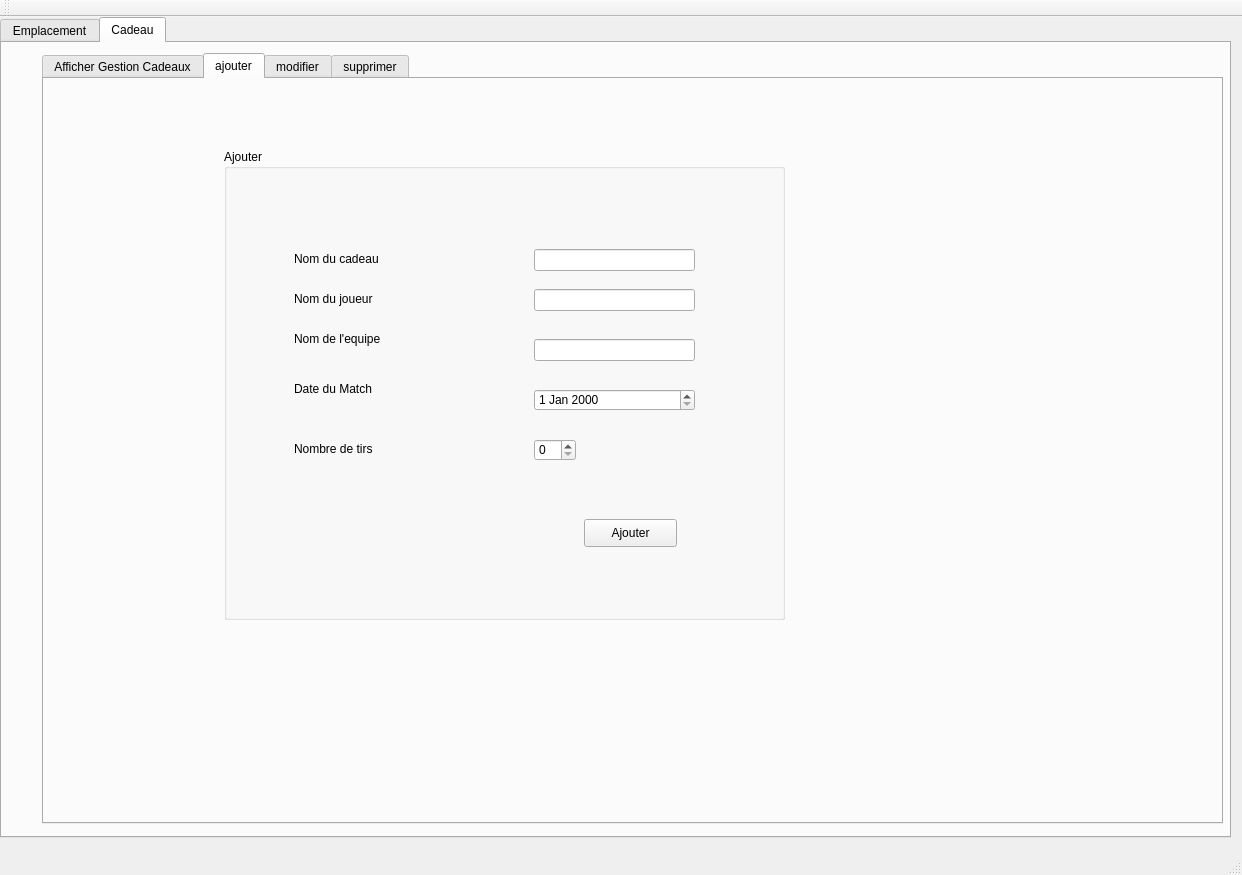
<?xml version="1.0" encoding="UTF-8"?>
<ui version="4.0">
 <class>MainWindow</class>
 <widget class="QMainWindow" name="MainWindow">
  <property name="geometry">
   <rect>
    <x>0</x>
    <y>0</y>
    <width>1242</width>
    <height>875</height>
   </rect>
  </property>
  <property name="windowTitle">
   <string>Gestion des Clients</string>
  </property>
  <widget class="QWidget" name="centralWidget">
   <widget class="QTabWidget" name="tabWidget">
    <property name="geometry">
     <rect>
      <x>0</x>
      <y>0</y>
      <width>1231</width>
      <height>821</height>
     </rect>
    </property>
    <property name="currentIndex">
     <number>1</number>
    </property>
    <widget class="QWidget" name="tab">
     <attribute name="title">
      <string>Emplacement</string>
     </attribute>
     <widget class="QTabWidget" name="tabWidget_2">
      <property name="geometry">
       <rect>
        <x>80</x>
        <y>10</y>
        <width>821</width>
        <height>791</height>
       </rect>
      </property>
      <property name="currentIndex">
       <number>0</number>
      </property>
      <widget class="QWidget" name="tab_4">
       <attribute name="title">
        <string>afficher emplacement</string>
       </attribute>
       <widget class="QTableView" name="tabemplacement">
        <property name="geometry">
         <rect>
          <x>30</x>
          <y>40</y>
          <width>751</width>
          <height>521</height>
         </rect>
        </property>
       </widget>
       <widget class="QLineEdit" name="lineEdit_3">
        <property name="geometry">
         <rect>
          <x>160</x>
          <y>600</y>
          <width>113</width>
          <height>22</height>
         </rect>
        </property>
       </widget>
       <widget class="QPushButton" name="pushButton_2">
        <property name="geometry">
         <rect>
          <x>340</x>
          <y>690</y>
          <width>93</width>
          <height>28</height>
         </rect>
        </property>
        <property name="text">
         <string>Imprimer</string>
        </property>
       </widget>
       <widget class="QPushButton" name="trie_id">
        <property name="geometry">
         <rect>
          <x>550</x>
          <y>600</y>
          <width>141</width>
          <height>28</height>
         </rect>
        </property>
        <property name="text">
         <string>Trie par id</string>
        </property>
       </widget>
       <widget class="QPushButton" name="recherhce_id">
        <property name="geometry">
         <rect>
          <x>150</x>
          <y>630</y>
          <width>141</width>
          <height>28</height>
         </rect>
        </property>
        <property name="text">
         <string>Rechercher par Nombre de tirs</string>
        </property>
       </widget>
       <widget class="QLineEdit" name="recherhce_nom">
        <property name="geometry">
         <rect>
          <x>340</x>
          <y>600</y>
          <width>113</width>
          <height>22</height>
         </rect>
        </property>
       </widget>
       <widget class="QPushButton" name="recherhce_nom_2">
        <property name="geometry">
         <rect>
          <x>330</x>
          <y>630</y>
          <width>141</width>
          <height>28</height>
         </rect>
        </property>
        <property name="text">
         <string>Rechercher par nom</string>
        </property>
       </widget>
      </widget>
      <widget class="QWidget" name="tab_3">
       <attribute name="title">
        <string>ajouter emplacement</string>
       </attribute>
       <widget class="QGroupBox" name="groupBox_3">
        <property name="geometry">
         <rect>
          <x>20</x>
          <y>40</y>
          <width>761</width>
          <height>551</height>
         </rect>
        </property>
        <property name="title">
         <string>Ajouter</string>
        </property>
        <widget class="QLineEdit" name="lineEdit_nom">
         <property name="geometry">
          <rect>
           <x>290</x>
           <y>140</y>
           <width>241</width>
           <height>22</height>
          </rect>
         </property>
        </widget>
        <widget class="QLineEdit" name="lineEdit_j1">
         <property name="geometry">
          <rect>
           <x>290</x>
           <y>180</y>
           <width>241</width>
           <height>22</height>
          </rect>
         </property>
        </widget>
        <widget class="QPushButton" name="pushButton_43">
         <property name="geometry">
          <rect>
           <x>330</x>
           <y>450</y>
           <width>161</width>
           <height>28</height>
          </rect>
         </property>
         <property name="text">
          <string>Ajouter</string>
         </property>
        </widget>
        <widget class="QLabel" name="label">
         <property name="geometry">
          <rect>
           <x>160</x>
           <y>140</y>
           <width>56</width>
           <height>16</height>
          </rect>
         </property>
         <property name="text">
          <string>ID</string>
         </property>
        </widget>
        <widget class="QLabel" name="label_2">
         <property name="geometry">
          <rect>
           <x>160</x>
           <y>180</y>
           <width>56</width>
           <height>16</height>
          </rect>
         </property>
         <property name="text">
          <string>Equipe1</string>
         </property>
        </widget>
        <widget class="QLabel" name="label_3">
         <property name="geometry">
          <rect>
           <x>160</x>
           <y>220</y>
           <width>81</width>
           <height>16</height>
          </rect>
         </property>
         <property name="text">
          <string>Email equipe1</string>
         </property>
        </widget>
        <widget class="QLineEdit" name="lineEdit_j2">
         <property name="geometry">
          <rect>
           <x>290</x>
           <y>220</y>
           <width>241</width>
           <height>22</height>
          </rect>
         </property>
        </widget>
        <widget class="QLineEdit" name="lineEdit_j3">
         <property name="geometry">
          <rect>
           <x>290</x>
           <y>260</y>
           <width>241</width>
           <height>22</height>
          </rect>
         </property>
        </widget>
        <widget class="QLabel" name="label_4">
         <property name="geometry">
          <rect>
           <x>160</x>
           <y>260</y>
           <width>56</width>
           <height>16</height>
          </rect>
         </property>
         <property name="text">
          <string>Equipe2</string>
         </property>
        </widget>
        <widget class="QLabel" name="label_5">
         <property name="geometry">
          <rect>
           <x>160</x>
           <y>300</y>
           <width>91</width>
           <height>16</height>
          </rect>
         </property>
         <property name="text">
          <string>Email equipe2</string>
         </property>
        </widget>
        <widget class="QLineEdit" name="lineEdit_j4">
         <property name="geometry">
          <rect>
           <x>290</x>
           <y>300</y>
           <width>241</width>
           <height>22</height>
          </rect>
         </property>
        </widget>
       </widget>
      </widget>
      <widget class="QWidget" name="tab_5">
       <attribute name="title">
        <string>modifier emplacement</string>
       </attribute>
       <widget class="QGroupBox" name="groupBox_4">
        <property name="geometry">
         <rect>
          <x>20</x>
          <y>40</y>
          <width>761</width>
          <height>551</height>
         </rect>
        </property>
        <property name="title">
         <string>Ajouter</string>
        </property>
        <widget class="QLineEdit" name="lineEdit_nom_2">
         <property name="geometry">
          <rect>
           <x>290</x>
           <y>140</y>
           <width>241</width>
           <height>22</height>
          </rect>
         </property>
        </widget>
        <widget class="QLineEdit" name="lineEdit_j1_2">
         <property name="geometry">
          <rect>
           <x>290</x>
           <y>180</y>
           <width>241</width>
           <height>22</height>
          </rect>
         </property>
        </widget>
        <widget class="QPushButton" name="pushButton_44">
         <property name="geometry">
          <rect>
           <x>330</x>
           <y>450</y>
           <width>161</width>
           <height>28</height>
          </rect>
         </property>
         <property name="text">
          <string>Ajouter</string>
         </property>
        </widget>
        <widget class="QLabel" name="label_6">
         <property name="geometry">
          <rect>
           <x>160</x>
           <y>140</y>
           <width>56</width>
           <height>16</height>
          </rect>
         </property>
         <property name="text">
          <string>ID</string>
         </property>
        </widget>
        <widget class="QLabel" name="label_7">
         <property name="geometry">
          <rect>
           <x>160</x>
           <y>180</y>
           <width>56</width>
           <height>16</height>
          </rect>
         </property>
         <property name="text">
          <string>Equipe1</string>
         </property>
        </widget>
        <widget class="QLabel" name="label_8">
         <property name="geometry">
          <rect>
           <x>160</x>
           <y>220</y>
           <width>81</width>
           <height>16</height>
          </rect>
         </property>
         <property name="text">
          <string>Email equipe1</string>
         </property>
        </widget>
        <widget class="QLineEdit" name="lineEdit_j2_2">
         <property name="geometry">
          <rect>
           <x>290</x>
           <y>220</y>
           <width>241</width>
           <height>22</height>
          </rect>
         </property>
        </widget>
        <widget class="QLineEdit" name="lineEdit_j3_2">
         <property name="geometry">
          <rect>
           <x>290</x>
           <y>260</y>
           <width>241</width>
           <height>22</height>
          </rect>
         </property>
        </widget>
        <widget class="QLabel" name="label_9">
         <property name="geometry">
          <rect>
           <x>160</x>
           <y>260</y>
           <width>56</width>
           <height>16</height>
          </rect>
         </property>
         <property name="text">
          <string>Equipe2</string>
         </property>
        </widget>
        <widget class="QLabel" name="label_10">
         <property name="geometry">
          <rect>
           <x>160</x>
           <y>300</y>
           <width>91</width>
           <height>16</height>
          </rect>
         </property>
         <property name="text">
          <string>Email equipe2</string>
         </property>
        </widget>
        <widget class="QLineEdit" name="lineEdit_j4_2">
         <property name="geometry">
          <rect>
           <x>290</x>
           <y>300</y>
           <width>241</width>
           <height>22</height>
          </rect>
         </property>
        </widget>
       </widget>
      </widget>
      <widget class="QWidget" name="tab_6">
       <attribute name="title">
        <string>supprimer emplacement</string>
       </attribute>
       <widget class="QLineEdit" name="lineEdit">
        <property name="geometry">
         <rect>
          <x>220</x>
          <y>50</y>
          <width>251</width>
          <height>22</height>
         </rect>
        </property>
       </widget>
       <widget class="QPushButton" name="pushButton">
        <property name="geometry">
         <rect>
          <x>290</x>
          <y>130</y>
          <width>93</width>
          <height>28</height>
         </rect>
        </property>
        <property name="text">
         <string>supprimer</string>
        </property>
       </widget>
       <widget class="QLabel" name="label_11">
        <property name="geometry">
         <rect>
          <x>170</x>
          <y>50</y>
          <width>56</width>
          <height>16</height>
         </rect>
        </property>
        <property name="text">
         <string>ID</string>
        </property>
       </widget>
      </widget>
      <widget class="QWidget" name="tab_7">
       <attribute name="title">
        <string>Recherche</string>
       </attribute>
       <widget class="QTableView" name="tabetudiant_2">
        <property name="geometry">
         <rect>
          <x>70</x>
          <y>90</y>
          <width>531</width>
          <height>471</height>
         </rect>
        </property>
       </widget>
      </widget>
     </widget>
    </widget>
    <widget class="QWidget" name="tab_2">
     <attribute name="title">
      <string>Cadeau</string>
     </attribute>
     <widget class="QTabWidget" name="tabWidget_3">
      <property name="geometry">
       <rect>
        <x>40</x>
        <y>10</y>
        <width>1181</width>
        <height>771</height>
       </rect>
      </property>
      <property name="currentIndex">
       <number>1</number>
      </property>
      <widget class="QWidget" name="tab_8">
       <attribute name="title">
        <string>Afficher Gestion Cadeaux</string>
       </attribute>
       <widget class="QGroupBox" name="groupBox">
        <property name="geometry">
         <rect>
          <x>100</x>
          <y>50</y>
          <width>871</width>
          <height>601</height>
         </rect>
        </property>
        <property name="title">
         <string>Affichage</string>
        </property>
        <widget class="QTableView" name="tabcadeau">
         <property name="geometry">
          <rect>
           <x>10</x>
           <y>20</y>
           <width>851</width>
           <height>571</height>
          </rect>
         </property>
        </widget>
       </widget>
       <widget class="QPushButton" name="trie_id_2">
        <property name="geometry">
         <rect>
          <x>820</x>
          <y>660</y>
          <width>141</width>
          <height>28</height>
         </rect>
        </property>
        <property name="text">
         <string>Trie par nombre de tirs</string>
        </property>
       </widget>
      </widget>
      <widget class="QWidget" name="tab_9">
       <attribute name="title">
        <string>ajouter</string>
       </attribute>
       <widget class="QGroupBox" name="groupBox_5">
        <property name="geometry">
         <rect>
          <x>180</x>
          <y>70</y>
          <width>561</width>
          <height>471</height>
         </rect>
        </property>
        <property name="title">
         <string>Ajouter</string>
        </property>
        <widget class="QLineEdit" name="nomjoueur">
         <property name="geometry">
          <rect>
           <x>310</x>
           <y>140</y>
           <width>161</width>
           <height>22</height>
          </rect>
         </property>
        </widget>
        <widget class="QPushButton" name="Ajoutercadeau">
         <property name="geometry">
          <rect>
           <x>360</x>
           <y>370</y>
           <width>93</width>
           <height>28</height>
          </rect>
         </property>
         <property name="text">
          <string>Ajouter</string>
         </property>
        </widget>
        <widget class="QLabel" name="label_17">
         <property name="geometry">
          <rect>
           <x>70</x>
           <y>140</y>
           <width>91</width>
           <height>20</height>
          </rect>
         </property>
         <property name="text">
          <string>Nom du joueur</string>
         </property>
        </widget>
        <widget class="QLabel" name="label_18">
         <property name="geometry">
          <rect>
           <x>70</x>
           <y>180</y>
           <width>91</width>
           <height>20</height>
          </rect>
         </property>
         <property name="text">
          <string>Nom de l'equipe</string>
         </property>
        </widget>
        <widget class="QLabel" name="label_19">
         <property name="geometry">
          <rect>
           <x>70</x>
           <y>290</y>
           <width>91</width>
           <height>20</height>
          </rect>
         </property>
         <property name="text">
          <string>Nombre de tirs</string>
         </property>
        </widget>
        <widget class="QLabel" name="label_20">
         <property name="geometry">
          <rect>
           <x>70</x>
           <y>100</y>
           <width>91</width>
           <height>20</height>
          </rect>
         </property>
         <property name="text">
          <string>Nom du cadeau</string>
         </property>
        </widget>
        <widget class="QLineEdit" name="nom">
         <property name="geometry">
          <rect>
           <x>310</x>
           <y>100</y>
           <width>161</width>
           <height>22</height>
          </rect>
         </property>
        </widget>
        <widget class="QLabel" name="label_21">
         <property name="geometry">
          <rect>
           <x>70</x>
           <y>230</y>
           <width>91</width>
           <height>20</height>
          </rect>
         </property>
         <property name="text">
          <string>Date du Match</string>
         </property>
        </widget>
        <widget class="QLineEdit" name="nomequipe">
         <property name="geometry">
          <rect>
           <x>310</x>
           <y>190</y>
           <width>161</width>
           <height>22</height>
          </rect>
         </property>
        </widget>
        <widget class="QDateEdit" name="date">
         <property name="geometry">
          <rect>
           <x>310</x>
           <y>240</y>
           <width>161</width>
           <height>22</height>
          </rect>
         </property>
        </widget>
        <widget class="QSpinBox" name="nbr">
         <property name="geometry">
          <rect>
           <x>310</x>
           <y>290</y>
           <width>42</width>
           <height>22</height>
          </rect>
         </property>
        </widget>
       </widget>
      </widget>
      <widget class="QWidget" name="tab_10">
       <attribute name="title">
        <string>modifier</string>
       </attribute>
       <widget class="QGroupBox" name="groupBox_6">
        <property name="geometry">
         <rect>
          <x>210</x>
          <y>90</y>
          <width>561</width>
          <height>471</height>
         </rect>
        </property>
        <property name="title">
         <string>Modifier</string>
        </property>
        <widget class="QPushButton" name="modifier_cadeau">
         <property name="geometry">
          <rect>
           <x>360</x>
           <y>370</y>
           <width>93</width>
           <height>28</height>
          </rect>
         </property>
         <property name="text">
          <string>Modifier</string>
         </property>
        </widget>
        <widget class="QLineEdit" name="nomequipe1">
         <property name="geometry">
          <rect>
           <x>330</x>
           <y>160</y>
           <width>161</width>
           <height>22</height>
          </rect>
         </property>
        </widget>
        <widget class="QLabel" name="label_22">
         <property name="geometry">
          <rect>
           <x>90</x>
           <y>200</y>
           <width>91</width>
           <height>20</height>
          </rect>
         </property>
         <property name="text">
          <string>Date du Match</string>
         </property>
        </widget>
        <widget class="QLineEdit" name="nomjoueur1">
         <property name="geometry">
          <rect>
           <x>330</x>
           <y>110</y>
           <width>161</width>
           <height>22</height>
          </rect>
         </property>
        </widget>
        <widget class="QDateEdit" name="date1">
         <property name="geometry">
          <rect>
           <x>330</x>
           <y>210</y>
           <width>161</width>
           <height>22</height>
          </rect>
         </property>
        </widget>
        <widget class="QLabel" name="label_23">
         <property name="geometry">
          <rect>
           <x>90</x>
           <y>260</y>
           <width>91</width>
           <height>20</height>
          </rect>
         </property>
         <property name="text">
          <string>Nombre de tirs</string>
         </property>
        </widget>
        <widget class="QLabel" name="label_24">
         <property name="geometry">
          <rect>
           <x>90</x>
           <y>150</y>
           <width>91</width>
           <height>20</height>
          </rect>
         </property>
         <property name="text">
          <string>Nom de l'equipe</string>
         </property>
        </widget>
        <widget class="QLineEdit" name="nom1">
         <property name="geometry">
          <rect>
           <x>330</x>
           <y>70</y>
           <width>161</width>
           <height>22</height>
          </rect>
         </property>
        </widget>
        <widget class="QSpinBox" name="nbr1">
         <property name="geometry">
          <rect>
           <x>330</x>
           <y>260</y>
           <width>42</width>
           <height>22</height>
          </rect>
         </property>
        </widget>
        <widget class="QLabel" name="label_25">
         <property name="geometry">
          <rect>
           <x>90</x>
           <y>70</y>
           <width>91</width>
           <height>20</height>
          </rect>
         </property>
         <property name="text">
          <string>Nom du cadeau</string>
         </property>
        </widget>
        <widget class="QLabel" name="label_26">
         <property name="geometry">
          <rect>
           <x>90</x>
           <y>110</y>
           <width>91</width>
           <height>20</height>
          </rect>
         </property>
         <property name="text">
          <string>Nom du joueur</string>
         </property>
        </widget>
       </widget>
      </widget>
      <widget class="QWidget" name="tab_11">
       <attribute name="title">
        <string>supprimer</string>
       </attribute>
       <widget class="QGroupBox" name="groupBox_2">
        <property name="geometry">
         <rect>
          <x>70</x>
          <y>20</y>
          <width>921</width>
          <height>601</height>
         </rect>
        </property>
        <property name="title">
         <string>GroupBox</string>
        </property>
        <widget class="QLineEdit" name="nom2">
         <property name="geometry">
          <rect>
           <x>190</x>
           <y>60</y>
           <width>461</width>
           <height>22</height>
          </rect>
         </property>
        </widget>
        <widget class="QPushButton" name="supprimer_cadeau">
         <property name="geometry">
          <rect>
           <x>380</x>
           <y>190</y>
           <width>93</width>
           <height>28</height>
          </rect>
         </property>
         <property name="text">
          <string>Supprimer</string>
         </property>
        </widget>
        <widget class="QLabel" name="label_27">
         <property name="geometry">
          <rect>
           <x>100</x>
           <y>60</y>
           <width>91</width>
           <height>20</height>
          </rect>
         </property>
         <property name="text">
          <string>Nom du cadeau</string>
         </property>
        </widget>
       </widget>
      </widget>
     </widget>
    </widget>
   </widget>
  </widget>
  <widget class="imprimer" name="menuBar">
   <property name="geometry">
    <rect>
     <x>0</x>
     <y>0</y>
     <width>1242</width>
     <height>21</height>
    </rect>
   </property>
  </widget>
  <widget class="QToolBar" name="mainToolBar">
   <attribute name="toolBarArea">
    <enum>TopToolBarArea</enum>
   </attribute>
   <attribute name="toolBarBreak">
    <bool>false</bool>
   </attribute>
  </widget>
  <widget class="QStatusBar" name="statusBar"/>
 </widget>
 <layoutdefault spacing="6" margin="11"/>
 <customwidgets>
  <customwidget>
   <class>imprimer</class>
   <extends>QMenuBar</extends>
   <header location="global">imprimer.h</header>
  </customwidget>
 </customwidgets>
 <resources/>
 <connections/>
</ui>
